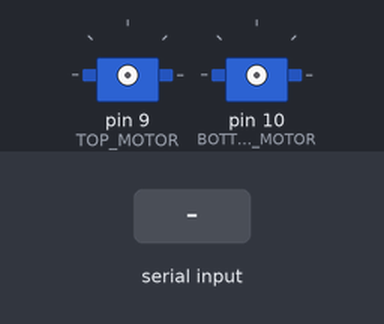
A sketch run on a simulated Arduino Uno, built with avr-gcc and run on an emulated ATmega328P. Shown: 2 × servo. The inputs (shaded band) are chosen by the test bench. What the sketch prints to the serial monitor is not drawn.

Above: at 1.2 s.
1.3 s: "0" received over Serial
Timing chart, 0 to 35.4 s (numbered marks = the images above; inputs shaded):
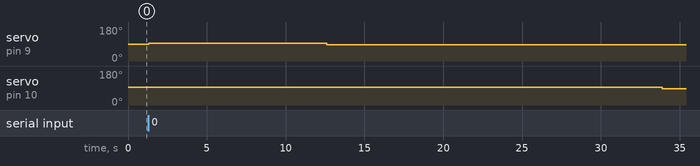

The sketch:

Gen_2_Code.ino
```cpp
#include <Servo.h>

const int STOP = 90;
const int SPEED = 5;

const int TOP_MOTOR = 9;
const int BOTTOM_MOTOR = 10;
const int LEFT_MOTOR = 6;
const int RIGHT_MOTOR = 11;

Servo top;
Servo bottom;
Servo left;
Servo right;

int state = 0;
int flag = 0;

int exercise = 5;

void spinTop(int speed) {

  if (speed == 0) {
    top.detach();
  } else {
    top.attach(TOP_MOTOR);
  }

  top.write(STOP + speed);
}

void spinBottom(int speed) {

  if (speed == 0) {
    bottom.detach();
  } else {
    bottom.attach(BOTTOM_MOTOR);
  }

  bottom.write(STOP + speed);
}

void spinLeft(int speed) {

  if (speed == 0) {
    left.detach();
  } else {
    left.attach(LEFT_MOTOR);
  }

  left.write(STOP + speed);
}

void spinRight(int speed) {

  if (speed == 0) {
    right.detach();
  } else {
    right.attach(RIGHT_MOTOR);
  }

  right.write(STOP + speed);
}

void setup() {

  spinTop(0);
  spinBottom(0);
  spinLeft(0);
  spinRight(0);

  Serial.begin(57600);

}

void loop() {

  if(Serial.available() > 0){
    state = Serial.read();
    Serial.write(state);
    Serial.println();
    flag = 0;
  }

  // VERTICAL EXTENSIONS
  if (state == '0' && flag == 0) {

    spinTop(0);
    spinBottom(0);
    spinLeft(0);
    spinRight(0);

    spinTop(SPEED);
    delay(11300);
    spinTop(-SPEED);
    delay(13300);

    spinTop(0);

    spinBottom(SPEED);
    delay(8000);
    spinBottom(-SPEED);
    delay(9200);

    spinBottom(0);
  }

  // HORIZONTAL DEVIATIONS
  else if (state == '1' && flag == 0) {

    spinTop(0);
    spinBottom(0);
    spinLeft(0);
    spinRight(0);

    spinLeft(SPEED);
    delay(8000);
    spinLeft(-SPEED);
    delay(10000);

    spinLeft(0);

    spinRight(SPEED);
    delay(8000);
    spinRight(-SPEED);
    delay(10000);

    spinRight(0);

  }

  // CROSS MOTION
  else if (state == '2' && flag == 0) {

    spinTop(0);
    spinBottom(0);
    spinLeft(0);
    spinRight(0);

    spinTop(SPEED);
    delay(11300);
    spinTop(-SPEED);
    delay(13300);

    spinTop(0);

    spinBottom(SPEED);
    delay(8000);
    spinBottom(-SPEED);
    delay(9200);

    spinBottom(0);

    spinLeft(SPEED);
    delay(8000);
    spinLeft(-SPEED);
    delay(10000);

    spinLeft(0);

    spinRight(SPEED);
    delay(8000);
    spinRight(-SPEED);
    delay(10000);

    spinRight(0);

  }

  // STOP
  else if (state == '5') {
    spinTop(0);
    spinBottom(0);
    spinLeft(0);
    spinRight(0);
  }

}
```

Measured:
- after the input at 1.3 s, servo on pin 9 (TOP_MOTOR): 90° → 95° at once, → 85° 11.3 s later; servo on pin 10 (BOTTOM_MOTOR): 95° → 85° after 32.6 s
